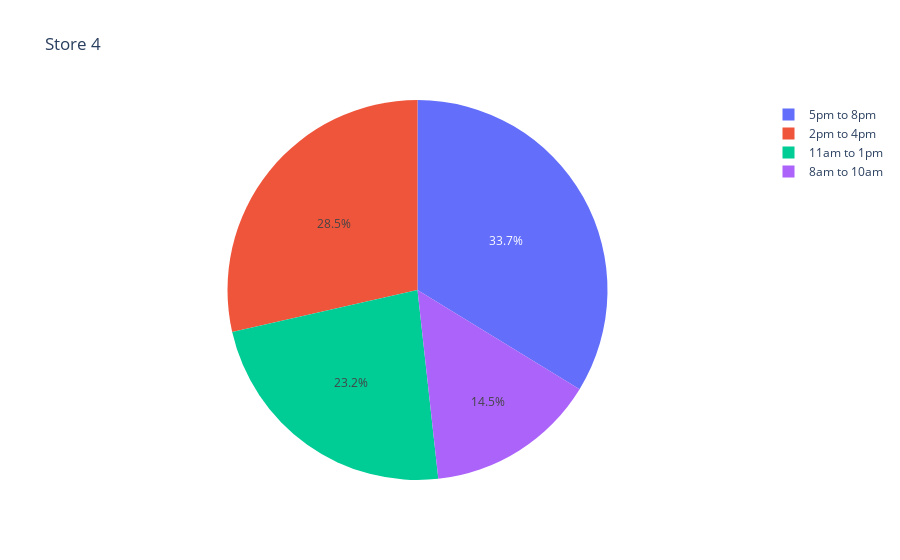

The code cell stored with this chart in its notebook:
### Code cell
names = ['8am to 10am', '11am to 1pm', '2pm to 4pm', '5pm to 8pm']
  
fig = px.pie(values=bucket_4.to_list(), names=names,title="Store 4") 
fig.show()

### Figure 1 — Plotly figure (JSON) as saved in the notebook; plotly's stock layout.template omitted (floating-point values rounded to 4 significant figures)
{"data": [{"domain": {"x": [0, 1], "y": [0, 1]}, "hovertemplate": "label=%{label}<br>value=%{value}<extra></extra>", "labels": ["8am to 10am", "11am to 1pm", "2pm to 4pm", "5pm to 8pm"], "legendgroup": "", "name": "", "showlegend": true, "type": "pie", "values": [25.33, 40.49, 49.81, 58.87]}], "layout": {"legend": {"tracegroupgap": 0}, "title": {"text": "Store 4"}}}
